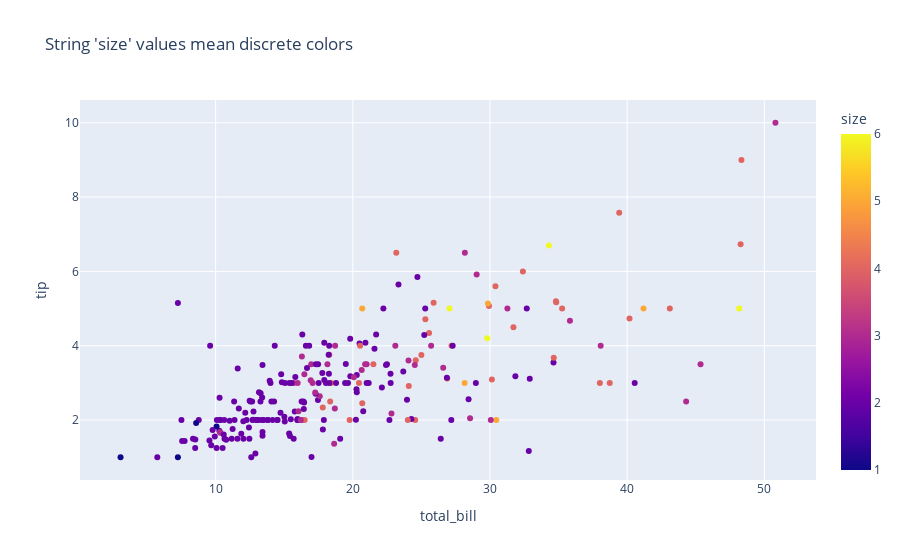

Notebook code cell kept with this figure:
### Code cell
import plotly.express as px
df = px.data.tips()
# df["size"] = df["size"].astype(str)
fig = px.scatter(df, x="total_bill", y="tip", color="size",
                 title="String 'size' values mean discrete colors")

fig.show()

### Figure 1 — Plotly figure (JSON) as saved in the notebook; plotly's stock layout.template omitted (floating-point values rounded to 4 significant figures; data arrays with more than 128 entries replaced by an {"elided": "..."} marker saying what was removed)
{"data": [{"hovertemplate": "total_bill=%{x}<br>tip=%{y}<br>size=%{marker.color}<extra></extra>", "legendgroup": "", "marker": {"color": {"elided": "244 int values"}, "coloraxis": "coloraxis", "symbol": "circle"}, "mode": "markers", "name": "", "orientation": "v", "showlegend": false, "type": "scatter", "x": {"elided": "244 float values"}, "xaxis": "x", "y": {"elided": "244 float values"}, "yaxis": "y"}], "layout": {"coloraxis": {"colorbar": {"title": {"text": "size"}}, "colorscale": [[0, "#0d0887"], [0.1111, "#46039f"], [0.2222, "#7201a8"], [0.3333, "#9c179e"], [0.4444, "#bd3786"], [0.5556, "#d8576b"], [0.6667, "#ed7953"], [0.7778, "#fb9f3a"], [0.8889, "#fdca26"], [1, "#f0f921"]]}, "legend": {"tracegroupgap": 0}, "title": {"text": "String 'size' values mean discrete colors"}, "xaxis": {"anchor": "y", "domain": [0, 1], "title": {"text": "total_bill"}}, "yaxis": {"anchor": "x", "domain": [0, 1], "title": {"text": "tip"}}}}
